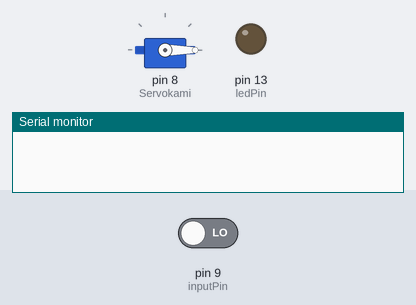
This sketch was run on a simulated Arduino Uno, built with avr-gcc and run on an emulated ATmega328P. Shown: servo, output pins drawn as LEDs (lit = HIGH), the last lines printed to the serial monitor. The inputs (shaded band) are chosen by the test bench; at power-on: pin 9 (inputPin) LOW.

Above: at 1.2 s.
1.3 s: pin 9 (inputPin) driven HIGH
At 1.6 s:
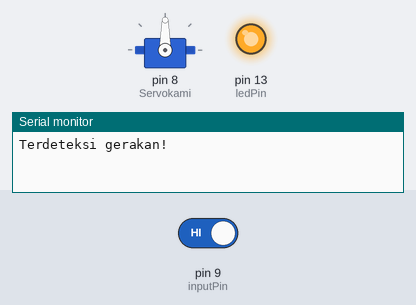
2.8 s: pin 9 (inputPin) driven LOW
At 5.1 s:
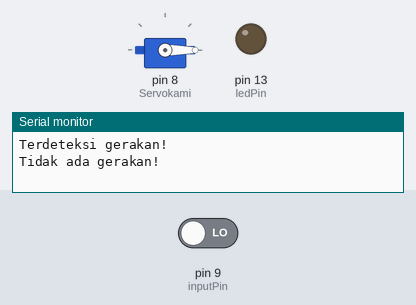
Timing chart, 0 to 6.6 s (numbered marks = the images above; inputs shaded):
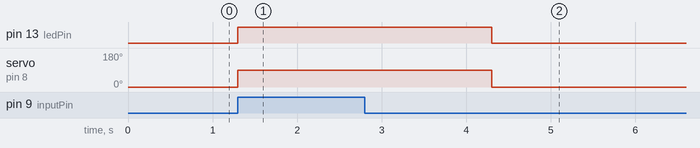

Measured:
- after the input at 1.3 s, pin 13 (ledPin): LOW → HIGH at once; servo on pin 8 (Servokami): 0° → 90° at once
- after the input at 2.8 s, pin 13 (ledPin): HIGH → LOW after 1.5 s; servo on pin 8 (Servokami): 90° → 0° after 1.5 s

The sketch:

TUgas_Mikron.ino
```cpp
// Ahmad Bukhari
// Yusuf Maulana

#include <Servo.h>
Servo Servokami;

int ledPin = 13;
int inputPin = 9;
int pirState = LOW;
int val = 0;

void setup() {
  Serial.begin(9600);
  pinMode(ledPin, OUTPUT);
  pinMode(inputPin, INPUT);
  Servokami.attach(8);
  Servokami.write(0);
}
void loop(){
  val = digitalRead(inputPin);
  if ((val == HIGH) && (pirState == LOW)) {
    digitalWrite(ledPin, HIGH);
    Serial.println("Terdeteksi gerakan!");
    pirState = HIGH;
    Servokami.write(90); // buka pintu
    delay(3000);
  }
  if((val == LOW) && (pirState == HIGH)){
    digitalWrite(ledPin, LOW);
    Serial.println("Tidak ada gerakan!");
    pirState = LOW;
    Servokami.write(0);
  }
}
```
